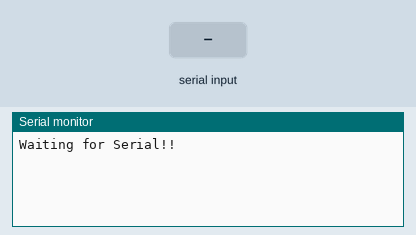
Recording of a sketch running on a simulated Arduino Uno, built with avr-gcc and run on an emulated ATmega328P. Shown: the last lines printed to the serial monitor. The inputs (shaded band) are chosen by the test bench.

Above: at 1.0 s.
1.1 s: "T90\n" received over Serial
At 3.19 s:
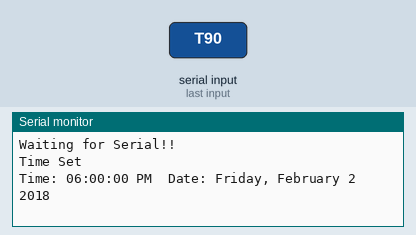
4.1 s: "T,45\n" received over Serial
At 7.0 s:
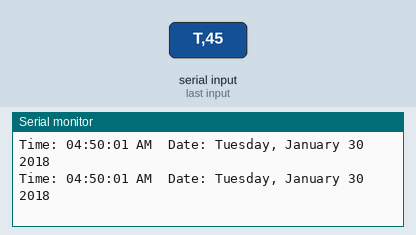
7.1 s: "A90\n" received over Serial
9.6 s: "T90\n" received over Serial
At 10.81 s:
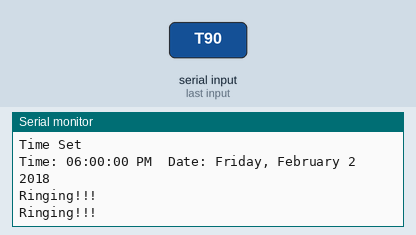
12.6 s: "snooze" received over Serial
At 13.79 s:
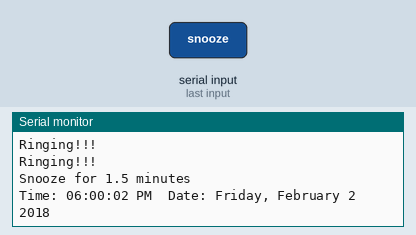
Timing chart, 0 to 15.6 s (numbered marks = the images above; inputs shaded):
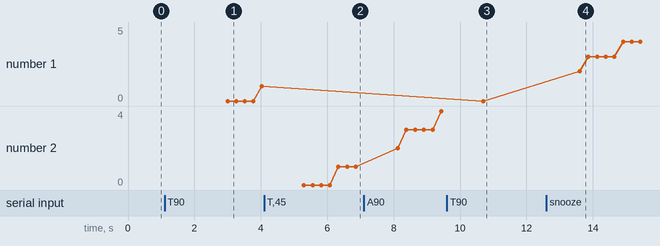

Measured:
- after the input at 1.1 s, the serial monitor: prints a new line after 1.9 s (image 1)
- after the input at 4.1 s, the serial monitor: prints a new line after 1.2 s (image 2)
- after the input at 9.6 s, the serial monitor: prints a new line after 1.1 s (image 3)
- after the input at 12.6 s, the serial monitor: prints a new line after 1.0 s (image 4)
- plotted number 1: 1 → 0 after the input at 9.6 s, 0 → 5 after the input at 12.6 s

The sketch:

Internal_Time_V5.ino
```cpp
#include <TimeLib.h>
#include <TimeAlarms.h>

AlarmId id;
/*
  #include <ESP8266WiFi.h>
  #include <ESP8266HTTPClient.h>

  const char* ssid = "Yong";
  const char* password = "*****";
  const char* url = "http://free.timeanddate.com/clock/i5zkgavq/n236/tlsg/th1";
*/
const int keypad[] = {14, 13, 12, 4, 5, 2, 16};

int preValue;  // use by keypad
int uploadDate[] = {30, 1, 18};

//#define noDate
#define DateInString
//#define DateInShortString
//#define format24Hour

void display(String str, time_t _t = 0);
int readKeypad(int mode = 0);

void setup() {
  Serial.begin(115200);
  while (!Serial) delay(1);
  //WiFi.begin(ssid, password);
  //while (timeStatus() != timeSet) syncInternet();
  while (timeStatus() != timeSet) syncSerial();
  //id = Alarm.alarmOnce(19, 58, 59, alarmEvent);
  //Serial.println("Alarm Set!\nAlarm ID: " + String(id));
  //setTime(6, 01, 30, 23, 1, 18);
  //if (timeStatus() != timeSet) return;

}

void loop() {
  display();
  Alarm.delay(250);
  if (Serial.available()) syncSerial();
}

int readKeypad(int mode){
  int _value = -1;
  if (mode == 2) {
    _value = preValue;
  }
  else if (mode == 1) {
    while (_value == -1) {
      for (int x = 0; x < 3; x++) {
        digitalWrite(keypad[x], LOW);
        for (int y = 6; y >= 3; y--) {
          if (digitalRead(keypad[y]) == LOW) {
            _value = x + (6 - y) * 3 + 1;
          }
        }
        digitalWrite(keypad[x], HIGH);
      }
      delay(2);
    }
  }
  else if (mode == 0) {
    for (int x = 0; x < 3; x++) {
      digitalWrite(keypad[x], LOW);
      for (int y = 6; y >= 3; y--) {
        if (digitalRead(keypad[y]) == LOW) {
          _value = x + (6 - y) * 3 + 1;
        }
      }
      digitalWrite(keypad[x], HIGH);
    }
  }
  delay(10);
  preValue = _value;
  if (_value == 11)return 0;
  else return _value;
}

void syncSerial() {
  while (!Serial.available()) {
    Serial.println("Waiting for Serial!!");
    delay(2000);
  }
  if (Serial.available()) {
    String str = Serial.readString();
    if (str.startsWith("T")) {
      str.remove(0, 1);
      str.replace(":", "");
      int digitTime[6] = {0, 0, 0, 0, 0, 0};
      for (int i = 0; i < 6; i++) {
        digitTime[i] = str.substring(i, i + 1).toInt();
      }
      setTime(digitTime[0] * 10 + digitTime[1], digitTime[2] * 10 + digitTime[3], digitTime[4] * 10 + digitTime[5], uploadDate[0], uploadDate[1], uploadDate[2]);
      Serial.println("Time Set");
    }
    else if (str.startsWith("A")) {
      str.remove(0, 1);
      str.replace(":", "");
      int digitTime[6] = {0, 0, 0, 0, 0, 0};
      for (int i = 0; i < 6; i++) {
        digitTime[i] = str.substring(i, i + 1).toInt();
      }
      Alarm.alarmOnce(digitTime[0] * 10 + digitTime[1], digitTime[2] * 10 + digitTime[3], digitTime[4] * 10 + digitTime[5], alarmEvent);
      Serial.println("Alarm Set");
    }
  }
}
/*
  void syncInternet() {
  delay(5000);
  if ((WiFi.status() == WL_CONNECTED)) {
    HTTPClient http;
    http.begin(url); //HTTP
    //Serial.printf("[%d] %s replied : ", millis(), url);

    if (http.GET() == HTTP_CODE_OK) {
      String html = http.getString();
      html.remove(0, html.indexOf("1>") + 2);
      html.remove(html.indexOf("</span></a></td></tr></table></body></html>"));
      html.trim();
      html.replace(":", "");
      int digitTime[6] = {0, 0, 0, 0, 0, 0};
      for (int i = 0; i < 6; i++) {
        digitTime[i] = html.substring(i, i + 1).toInt();
      }
      setTime(digitTime[0] * 10 + digitTime[1], digitTime[2] * 10 + digitTime[3], digitTime[4] * 10 + digitTime[5], uploadDate[0], uploadDate[1], uploadDate[2]);
    }
    else {
      Serial.println("Failed");
    }
    http.end();
  }
  else {
    //Serial.println(WiFi.status());
    Serial.print("Connecting to ");
    Serial.println(ssid);
    WiFi.reconnect();
    delay(1000);
  }
  }
*/
void display() {
#ifndef no_debug
  Serial.print("Time: ");
#ifndef format24Hour
  Serial.print(hourFormat12() != 0 ? hourFormat12() > 9 ? String(hourFormat12()) : "0" + String(hourFormat12()) : "00");
#else
  Serial.print(hour() != 0 ? hour() > 9 ? String(hour()) : "0" + String(hour()) : "00");
#endif
  Serial.print(":");
  Serial.print(minute() != 0 ? minute() > 9 ? String(minute()) : "0" + String(minute()) : "00");
  Serial.print(":");
  Serial.print(second() != 0 ? second() > 9 ? String(second()) : "0" + String(second()) : "00");
#ifndef format24Hour
  Serial.print(isPM() ? " PM" : " AM");
#endif
#ifndef NoDate
  Serial.print("\tDate: ");
#ifdef DateInString
  Serial.print(dayStr(weekday()));
  Serial.print(", ");
  Serial.print(monthStr(month()));
  Serial.print(" ");
  Serial.print(day());
  Serial.print(" ");
  Serial.println(year());
#else
#ifdef DateInShortString
  Serial.print(day() > 9 ? String(day()) : "0" + String(day()));
  Serial.print(" ");
  Serial.print(monthShortStr(month()));
  Serial.print(" ");
  Serial.print(String(year()).substring(2));
  Serial.print(", ");
  Serial.println(dayShortStr(weekday()));
#else
  Serial.print(day() > 9 ? String(day()) : "0" + String(day()));
  Serial.print("/");
  Serial.print(month() > 9 ? String(month()) : "0" + String(month()));
  Serial.print("/");
  Serial.println(year());
#endif
#endif
#endif
#endif
}

void display(String str, time_t _t) {
#ifndef no_debug
  if (str.endsWith(": ")) {
    Serial.print(hour(_t) != 0 ? hour(_t) > 9 ? String(hour(_t)) : "0" + String(hour(_t)) : "00");
    Serial.print(":");
    Serial.print(minute(_t) != 0 ? minute(_t) > 9 ? String(minute(_t)) : "0" + String(minute(_t)) : "00");
    Serial.print(":");
    Serial.println(second(_t) != 0 ? second(_t) > 9 ? String(second(_t)) : "0" + String(second(_t)) : "00");
  } else
    Serial.println(str);
#endif
}
```

alarms_event.ino
```cpp
void alarmEvent(){
  while(true){
    if(Serial.available()){
      String str = Serial.readString();
      str.toLowerCase();
      if(str == "snooze"){
        Serial.println("Snooze for 1.5 minutes");
        Alarm.timerOnce(90, alarmEvent);
        return;
      }
      if(str == "stop"){
        Serial.println("Alarm Stopped");
        return;
      }
    }
    Serial.println("Ringing!!!");
    delay(100);
  }
}
```
